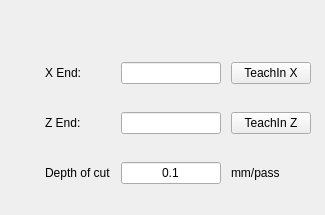
   <widget class="QWidget" name="pageFacing">
    <widget class="QWidget" name="gridLayoutWidget_4">
     <property name="geometry">
      <rect>
       <x>40</x>
       <y>40</y>
       <width>276</width>
       <height>166</height>
      </rect>
     </property>
     <layout class="QGridLayout" name="gridLayout_5">
      <property name="leftMargin">
       <number>5</number>
      </property>
      <property name="rightMargin">
       <number>5</number>
      </property>
      <property name="horizontalSpacing">
       <number>10</number>
      </property>
      <item row="2" column="3">
       <widget class="QLabel" name="label_43">
        <property name="styleSheet">
         <string notr="true">font: 11pt &quot;Noto Sans&quot;;</string>
        </property>
        <property name="text">
         <string>mm/pass</string>
        </property>
       </widget>
      </item>
      <item row="2" column="0">
       <widget class="QLabel" name="label_16">
        <property name="styleSheet">
         <string notr="true">font: 11pt &quot;Noto Sans&quot;;</string>
        </property>
        <property name="text">
         <string>Depth of cut</string>
        </property>
       </widget>
      </item>
      <item row="1" column="0">
       <widget class="QLabel" name="label_34">
        <property name="styleSheet">
         <string notr="true">font: 11pt &quot;Noto Sans&quot;;</string>
        </property>
        <property name="text">
         <string>Z End:</string>
        </property>
       </widget>
      </item>
      <item row="0" column="0">
       <widget class="QLabel" name="label_33">
        <property name="styleSheet">
         <string notr="true">font: 11pt &quot;Noto Sans&quot;;</string>
        </property>
        <property name="text">
         <string>X End:</string>
        </property>
       </widget>
      </item>
      <item row="2" column="2">
       <widget class="VCPSettingsLineEdit" name="facingDoc">
        <property name="styleSheet">
         <string notr="true">font: 11pt &quot;Noto Sans&quot;;</string>
        </property>
        <property name="text">
         <string>0.1</string>
        </property>
        <property name="alignment">
         <set>Qt::AlignCenter</set>
        </property>
        <property name="settingName" stdset="0">
         <string>smart_numpad.quick-cycles-doc</string>
        </property>
        <property name="textFormat" stdset="0">
         <string/>
        </property>
       </widget>
      </item>
      <item row="0" column="2">
       <widget class="TeachInLineEdit" name="facingXEnd">
        <property name="alignment">
         <set>Qt::AlignRight|Qt::AlignTrailing|Qt::AlignVCenter</set>
        </property>
        <property name="referenceType" stdset="0">
         <number>1</number>
        </property>
        <property name="axisNumber" stdset="0">
         <number>0</number>
        </property>
        <property name="inchFormat" stdset="0">
         <string>%9.4f</string>
        </property>
        <property name="millimeterFormat" stdset="0">
         <string>%10.3f</string>
        </property>
        <property name="degreeFormat" stdset="0">
         <string>%10.2f</string>
        </property>
        <property name="latheMode" stdset="0">
         <number>2</number>
        </property>
       </widget>
      </item>
      <item row="1" column="2">
       <widget class="TeachInLineEdit" name="facingZEnd">
        <property name="alignment">
         <set>Qt::AlignRight|Qt::AlignTrailing|Qt::AlignVCenter</set>
        </property>
        <property name="referenceType" stdset="0">
         <number>1</number>
        </property>
        <property name="axisNumber" stdset="0">
         <number>2</number>
        </property>
        <property name="inchFormat" stdset="0">
         <string>%9.4f</string>
        </property>
        <property name="millimeterFormat" stdset="0">
         <string>%10.3f</string>
        </property>
        <property name="degreeFormat" stdset="0">
         <string>%10.2f</string>
        </property>
        <property name="latheMode" stdset="0">
         <number>0</number>
        </property>
       </widget>
      </item>
      <item row="0" column="3">
       <widget class="QPushButton" name="facingTeachXBtn">
        <property name="text">
         <string>TeachIn X</string>
        </property>
       </widget>
      </item>
      <item row="1" column="3">
       <widget class="QPushButton" name="facingTeachZBtn">
        <property name="text">
         <string>TeachIn Z</string>
        </property>
       </widget>
      </item>
     </layout>
    </widget>
   </widget>
